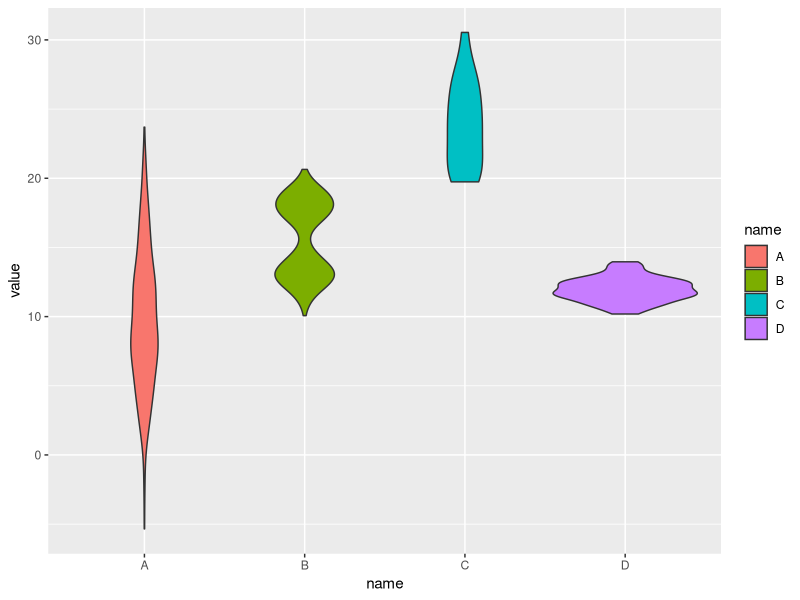
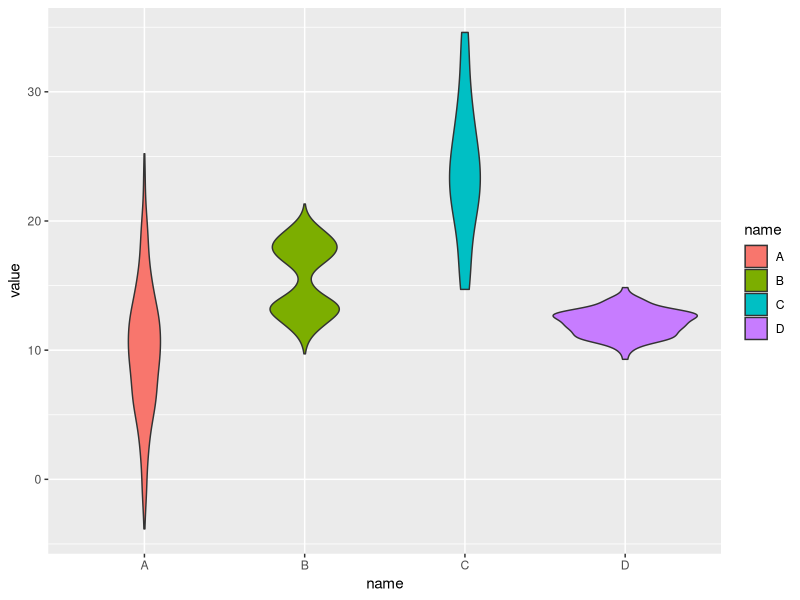

Source code (R) for these figures, in order: (Note: this script raises an error after producing the figures.)
## ---- chunk 1
# Library
library(ggplot2)

# create a dataset
data <- data.frame(
  name=c( rep("A",500), rep("B",500), rep("B",500), rep("C",20), rep('D', 100)  ),
  value=c( rnorm(500, 10, 5), rnorm(500, 13, 1), rnorm(500, 18, 1), rnorm(20, 25, 4), rnorm(100, 12, 1) )
)

# Most basic violin chart
p <- ggplot(data, aes(x=name, y=value, fill=name)) + # fill=name allow to automatically dedicate a color for each group
  geom_violin()

#p
p
## ---- chunk 2

# create a dataset
data <- data.frame(
  name=c( rep("A",500), rep("B",500), rep("B",500), rep("C",20), rep('D', 100)  ),
  value=c( rnorm(500, 10, 5), rnorm(500, 13, 1), rnorm(500, 18, 1), rnorm(20, 25, 4), rnorm(100, 12, 1) )
)

# Most basic violin chart
p <- ggplot(data, aes(x=name, y=value, fill=name)) + # fill=name allow to automatically dedicate a color for each group
  geom_violin()

#p
p
## ---- chunk 3
ggplot(data, aes(x=name, y=value)) + geom_point(aes(mpl))
